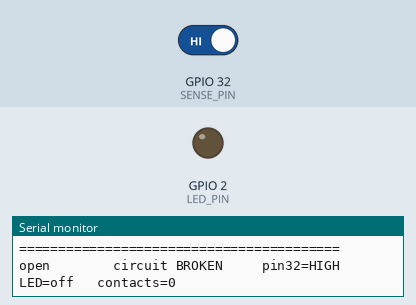
Recording of a sketch running on a simulated ESP32. On the bench: output pins drawn as LEDs (lit = HIGH), the last lines printed to the serial monitor. Inputs (shaded band) come from the test bench; at power-on: GPIO 32 (SENSE_PIN) HIGH.

Above: at 1.7 s.
1.8 s: GPIO 32 (SENSE_PIN) driven LOW
At 2.9 s:
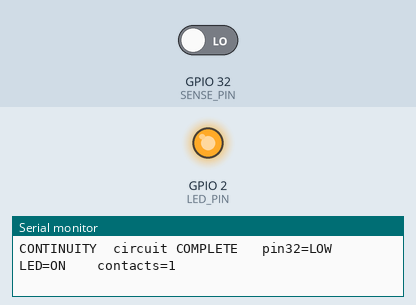
3.3 s: GPIO 32 (SENSE_PIN) driven HIGH
At 4.2 s:
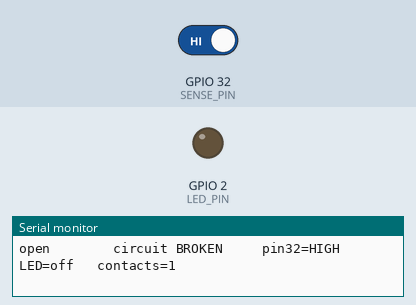
Timing chart, 0 to 6.3 s (numbered marks = the images above; inputs shaded):
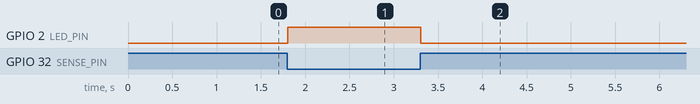

Measured:
- after the input at 1.8 s, GPIO 2 (LED_PIN): LOW → HIGH at once
- after the input at 3.3 s, GPIO 2 (LED_PIN): HIGH → LOW at once

The sketch:

continuity_tester.ino
```cpp
/*
 * CONTINUITY TESTER - a go/no-go circuit checker.
 * Board: Adafruit Feather ESP32 V2.  No external components needed.
 *
 * ===========================================================================
 * WHAT IT DOES
 *   Touch the two probe leads across a wire, fuse, switch, or solder joint.
 *     LED on  + "CONTINUITY" -> circuit is COMPLETE (current can flow)
 *     LED off + "open"       -> circuit is BROKEN
 *
 * WIRING (two jumper wires, nothing else)
 *   Probe A: a jumper in pin  32   <- the "sense" pin
 *   Probe B: a jumper in pin  GND  <- the ground reference
 *   Touch the free ends together to test.
 *
 *   Nothing else should be attached. If the 5990 IR board is wired to this
 *   Feather, unplug it: this sketch doesn't configure GPIO27, and an ESP32 pin
 *   you never configure comes out of reset FLOATING, which can gate the 5990's
 *   IR emitter on.
 *
 * SERIAL MONITOR:  Tools > Serial Monitor, and set the baud dropdown to 115200.
 *
 *   THE BAUD DROPDOWN IS THE #1 THING THAT GOES WRONG. It must match the
 *   Serial.begin(115200) below. The Arduino IDE defaults it to 9600 and resets it
 *   back to 9600 on reconnect - so it can silently revert after an upload.
 *
 *   At the wrong rate every byte is sliced at the wrong bit boundary and you get
 *   garbage like "?? ? ??" - or nothing readable at all. That is NOT a broken
 *   board, a broken sketch, or bad wiring. It is one dropdown. Check it first,
 *   every time. (Measured on this board: at 9600 the output is pure garbage; at
 *   115200 the very same bytes decode perfectly.)
 *
 *   If you ever want to read the board from a terminal instead, there's
 *   `python3 learn/monitor.py` - handy for scripting, but not required.
 *
 * ===========================================================================
 * THE ONE IDEA THAT MAKES THIS WORK
 *
 * A pin connected to nothing does NOT read as 0 or 1. It "floats" - it picks up
 * stray electrical noise and reads randomly. Useless. So how do you detect
 * "connected vs not connected"?
 *
 * Give the pin a DEFAULT, then see whether the circuit overrides it.
 *
 * INPUT_PULLUP switches on a resistor INSIDE the chip that gently ties the pin up
 * toward 3.3V. It's weak on purpose - a suggestion, not a command.
 *
 *   Nothing connected -> nothing else influences the pin, the weak resistor wins,
 *                        pin sits at 3.3V -> reads HIGH -> "open"
 *
 *   Probes bridged    -> you have handed the pin an easy path down to GND (0V).
 *                        That path beats the weak resistor easily, so the pin is
 *                        dragged to 0V -> reads LOW -> "CONTINUITY"
 *
 *      3.3V
 *        |
 *       [R]   <- internal pull-up, switched on by INPUT_PULLUP
 *        |
 *        +---- pin 32 ---- probe A ----+
 *        |                              |  circuit under test
 *       GND ------------- probe B ------+
 *
 * THE COUNTERINTUITIVE BIT: a COMPLETED circuit reads LOW, not HIGH. It reads LOW
 * *because* completing the circuit is what drags the voltage DOWN to ground. Sit
 * with that until it clicks - the same inverted logic is how nearly every button
 * on every Arduino project works.
 *
 * And that internal resistor is why this needs NO external parts: the component
 * you would normally have to add is already inside the microcontroller.
 *
 * ===========================================================================
 * REBUILD IT FROM SCRATCH  (the exercise - try this in a new, empty sketch)
 *
 *   1. Serial.begin(115200)          - open a text channel back to the computer,
 *                                      so the program can tell you what it sees.
 *   2. pinMode(pin, INPUT_PULLUP)    - make it an input AND switch on the internal
 *                                      pull-up. This is the whole trick.
 *   3. pinMode(LED_BUILTIN, OUTPUT)  - we drive the LED, so it's an output.
 *   4. In loop(): digitalRead(pin)   - ask "is this pin near 3.3V (HIGH) or 0V (LOW)?"
 *   5. LOW == continuity             - remember the inversion above.
 *   6. digitalWrite the LED          - show the answer without needing the monitor.
 *   7. Only print when it CHANGES    - compare against the previous reading. Without
 *                                      this, loop() spams identical lines forever.
 *   8. Seed lastState = -1           - digitalRead only ever returns 0 or 1, so the
 *                                      first comparison always differs. That forces
 *                                      exactly one line at startup, so you see the
 *                                      initial state instead of a blank screen.
 *   9. delay(20)                     - don't read pointlessly fast; also rides over
 *                                      "contact bounce" (two metal probes actually
 *                                      make and break several times in a few ms).
 *
 *   Then extend it: invert the LED; count the contacts; blink instead of solid
 *   (meet millis()); time how long contact was held.
 *
 * ===========================================================================
 * SAFETY - READ THIS
 *
 * 1. ONLY test UNPOWERED circuits. This probes with the ESP32's own 3.3V logic.
 *    Touch a probe to something carrying its own voltage (a battery, a live board)
 *    and you inject that voltage straight into the GPIO. ESP32 pins are NOT 5V
 *    tolerant (~3.6V max) - you can destroy the pin or the chip.
 *
 * 2. NEVER test continuity by driving one pin HIGH and another LOW and shorting
 *    them together. That ties the chip's internal power driver straight to its
 *    ground driver with nothing to limit the current, and can damage the output
 *    drivers. This sketch never does that: the sense pin is only ever an INPUT,
 *    and the other lead goes to a real GND pin (which is built to sink current).
 * ===========================================================================
 */

#include "esp_system.h"   // only for esp_reset_reason() - a diagnostic, not core

// ---- Pin choices ----------------------------------------------------------
//
// Why pin 32? Two reasons, both ESP32-specific and both worth knowing:
//
//   * It has a usable internal pull-up. GPIO 34, 35, 36, 37, 38 and 39 are
//     INPUT-ONLY and have NO internal pull-up at all - INPUT_PULLUP silently does
//     nothing there, the pin floats, and this sketch would read garbage. Go by the
//     GPIO NUMBER, not the "Ax" silkscreen label: those labels map to different
//     GPIOs on different Feather revisions. (No generic Arduino tutorial warns you
//     about this - on a real Uno, every pin has a pull-up.)
//
//   * It isn't a "strapping" pin (0, 2, 5, 12, 15). The chip samples those at boot
//     to decide how to start up, so holding one low with a probe could stop it
//     booting at all.
const int SENSE_PIN = 32;

// LED_BUILTIN is defined by the board package. On this Feather it is GPIO13: the
// small RED led, not the NeoPixel. Using the name rather than "13" means the sketch
// still works if you move it to a different board.
const int LED_PIN = LED_BUILTIN;

// ---- State that has to survive between passes through loop() ---------------
//
// loop() runs over and over. Anything you want to REMEMBER from one pass to the
// next must live out here, not inside loop() - a variable declared inside loop()
// is created fresh and destroyed on every single pass.
//
// -1 is a deliberate sentinel: digitalRead() can only ever return 0 (LOW) or 1
// (HIGH), so the very first comparison in loop() is guaranteed to differ. That
// forces exactly one line to print at startup.
int lastState = -1;

unsigned long contacts = 0;   // how many times contact has been made this session


// Diagnostic only: ask the chip why it last restarted. Handy if the board reboots
// unexpectedly - this names the cause instead of leaving you to guess. Not part of
// the core idea; delete it freely when you rebuild this.
const char* resetReason() {
  switch (esp_reset_reason()) {
    case ESP_RST_POWERON:   return "POWERON (power applied, or EN/reset pulled low)";
    case ESP_RST_EXT:       return "EXTERNAL reset pin";
    case ESP_RST_SW:        return "SOFTWARE restart";
    case ESP_RST_PANIC:     return "PANIC - the sketch crashed";
    case ESP_RST_BROWNOUT:  return "BROWNOUT - supply voltage sagged (weak USB/cable)";
    case ESP_RST_INT_WDT:   return "WATCHDOG (interrupt)";
    case ESP_RST_TASK_WDT:  return "WATCHDOG (task)";
    case ESP_RST_WDT:       return "WATCHDOG (other)";
    case ESP_RST_DEEPSLEEP: return "wake from deep sleep";
    default:                return "unknown";
  }
}


void setup() {
  // setup() runs ONCE, right after power-on or reset. It is where you configure
  // things. It is not a loop, and it never runs again.

  Serial.begin(115200);   // open the USB text channel at 115200 bits/sec.
  delay(500);             // give USB serial a moment to come up before printing

  // pinMode() tells the chip how to use a pin.
  //
  // INPUT_PULLUP does two things at once:
  //   1. makes the pin an INPUT (we read it; we never drive it), and
  //   2. switches on the internal pull-up resistor described at the top.
  pinMode(SENSE_PIN, INPUT_PULLUP);

  // OUTPUT means the opposite: we set this pin's voltage, we don't read it.
  pinMode(LED_PIN, OUTPUT);

  Serial.println();
  Serial.println("=========================================");
  Serial.println(" Continuity Tester");
  Serial.println(" Probe A = pin 32     Probe B = GND");
  Serial.print(  " Last reset: ");
  Serial.println(resetReason());
  Serial.println(" Only test circuits with the power OFF.");
  Serial.println("=========================================");

  // Nothing is printed here about the current state on purpose - the first pass
  // through loop() does that, because lastState is seeded to -1.
}


void loop() {
  // loop() runs over and over, forever, as fast as it can, for as long as the board
  // has power. There is no main() and no exit. This is where the work happens.

  // digitalRead() looks at the pin's voltage and answers a yes/no question:
  //   HIGH -> the pin is near 3.3V
  //   LOW  -> the pin is near 0V
  int state = digitalRead(SENSE_PIN);

  // The pull-up holds the pin HIGH by default, so LOW means something connected it
  // to ground -> the circuit is complete. (Re-read "THE COUNTERINTUITIVE BIT" above
  // if this still feels backwards. It should, at first.)
  bool continuity = (state == LOW);

  // digitalWrite() sets an output pin's voltage. HIGH lights this LED.
  // This happens every pass, so the LED always tracks reality - no waiting for a
  // print, and it works even with no Serial Monitor open at all.
  digitalWrite(LED_PIN, continuity ? HIGH : LOW);

  // ---- Print ONLY on a change -------------------------------------------------
  //
  // This is the "edge detection" idea, and it matters. loop() runs ~50 times a
  // second. Printing every pass would flood the monitor with identical lines and
  // you could not read anything. Comparing against the PREVIOUS reading means we
  // only speak when something actually happened:
  //
  //   - one line at startup   (because lastState starts at -1, which never matches)
  //   - one line each time contact is MADE
  //   - one line each time contact is BROKEN
  //
  // Between events: silence. Silence here means "nothing has changed", which is the
  // correct and useful thing for a tool like this to say.
  if (state != lastState) {
    if (continuity) {
      contacts++;                       // count each new contact
      Serial.print("CONTINUITY  circuit COMPLETE   pin32=LOW    LED=ON    contacts=");
      Serial.println(contacts);
    } else {
      Serial.print("open        circuit BROKEN     pin32=HIGH   LED=off   contacts=");
      Serial.println(contacts);
    }
    lastState = state;                  // remember it, so we don't print it again
  }

  // A short pause. Without it we would read the pin millions of times a second for
  // no benefit. 20ms = 50 checks/second: instant to a human, and it smooths over the
  // tiny electrical "bounce" you get as two metal probes actually touch.
  delay(20);
}
```
